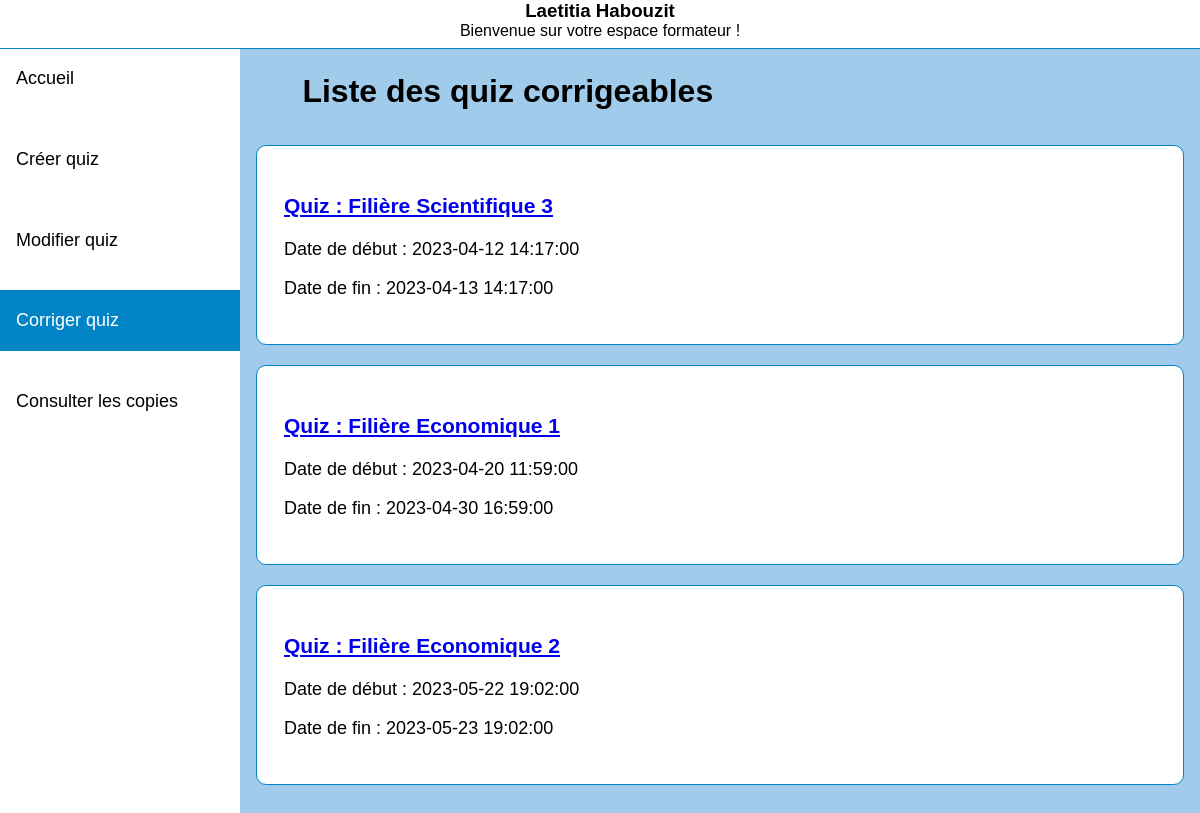
Screenshot of /corriger_quiz_liste.php (signed in) with the database file from the repository.
### tables this page shows
CREATE TABLE `quiz` (
  `id_quiz` int(11) NOT NULL,
  `id_promo` int(11) NOT NULL,
  `nom` varchar(255) NOT NULL,
  `id_formateur` int(11) NOT NULL,
  `start_time` datetime DEFAULT NULL,
  `end_time` datetime DEFAULT NULL
);

### corriger_quiz_liste.php (the view, shortened to what this page needs)
<html>
 <head>
 <link rel="stylesheet" href="listes.css" media="screen" type="text/css" />
</head>
 <body>
<ul>
  <li><a href="formateur.php">Accueil</a></li>
  <li><a href="creerquizz.php">Créer quiz</a></li>
  <li><a href="modif_quiz_liste.php">Modifier quiz</a></li>
  <li><a class="active" href="corriger_quiz_liste.php">Corriger quiz</a></li>
  <li><a href="consult_quiz_liste_prof.php">Consulter les copies</a></li>
</ul>
<?php
 if(isset($_SESSION['username']) && isset($_SESSION['id_user'])) {
 $user = $_SESSION['username'];
 $iduser = $_SESSION['id_user'];
 echo "<header><h3>$user</h3>";
 echo "<div>Bienvenue sur votre espace formateur !</div>";
 echo "</header>";
}
require_once('connexion.php');
$requete_quiz = $bdd->query("SELECT * FROM quiz WHERE id_formateur = $iduser");
echo "<div id='container'>";
echo "<div id='content'>";
echo "<h1>Liste des quiz corrigeables</h1>";
while ($quiz = $requete_quiz->fetch()) {
    $end_time = strtotime($quiz['end_time']);
    if (time() > $end_time) {
    echo "<div id='liste'>";
    echo "<h3><a href='corriger_eleve_liste.php?id_quiz=".$quiz['id_quiz']."'>".$quiz['nom']."</a></h3>";
    echo "<p>Date de début : " . $quiz['start_time'] . "</p>";
    echo "<p>Date de fin : " . $quiz['end_time'] . "</p>";
    echo "</div>";
    }
}
echo "</div>";
echo "</div>";
?>
</body>
</html>

### listes.css (style rules this page uses)
body { background: #a0cbeb; margin: 0; font-family: 'Gill Sans', 'Gill Sans MT', Calibri, 'Trebuchet MS', sans-serif; }
header { position:fixed; display: flex; flex-flow: column wrap; align-items: center; background-color: white; height: 3em; z-index: 1000; top:0; left:0; right:0; border-bottom: 1px solid #0084c6; }
header h3 { margin: 0; padding: 0; }
ul { list-style-type: none; margin: 0; padding: 0; width: 20%; background-color: white; position: fixed; height: 100%; overflow: auto; font-size: large; }
li a { display: block; color: #000; margin-bottom: 1.1em; padding: 20px 16px 20px; text-decoration: none; }
li a.active { background-color: #0084c6; color: white; }
#container { margin-top: 3em; margin-left: 20%; padding:1px 16px; height:1000px; }
#content { margin-top: 1.5em; }
#container h1 { width: 90%; margin: 0 auto; padding-bottom: 1.1em; }
#liste { background-color: white; border: 1px solid #0084c6; border-radius: 10px; font-size: large; padding: 1.5em; margin-bottom: 1.1em; }

### rows the page displays
quiz: nom "Quiz : Filière Scientifique 3", start_time "2023-04-12 14:17:00", end_time "2023-04-13 14:17:00"
quiz: nom "Quiz : Filière Economique 1", start_time "2023-04-20 11:59:00", end_time "2023-04-30 16:59:00"
quiz: nom "Quiz : Filière Economique 2", start_time "2023-05-22 19:02:00", end_time "2023-05-23 19:02:00"

### other values shown
$user "Laetitia Habouzit"
